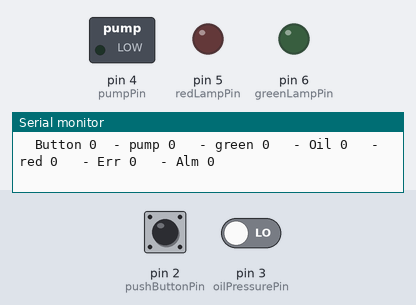
This sketch was run on a simulated Arduino Uno, built with avr-gcc and run on an emulated ATmega328P. Parts: switched loads named in the sketch (green lamp = pin HIGH), output pins drawn as LEDs (lit = HIGH), the last lines printed to the serial monitor. The inputs (shaded band) are chosen by the test bench; at power-on: pin 2 (pushButtonPin) LOW, pin 3 (oilPressurePin) LOW.

Above: at 1.2 s.
1.3 s: pin 2 (pushButtonPin) pulled HIGH for 0.15 s
At 1.8 s:
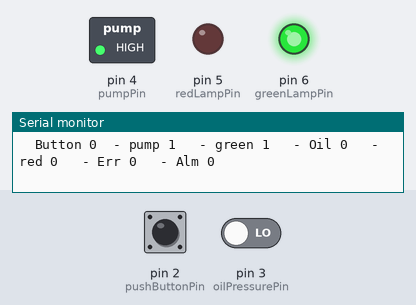
At 2.5 s:
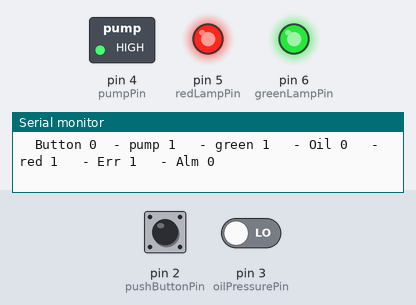
4.4 s: pin 2 (pushButtonPin) pulled HIGH for 1 s
At 5.3 s:
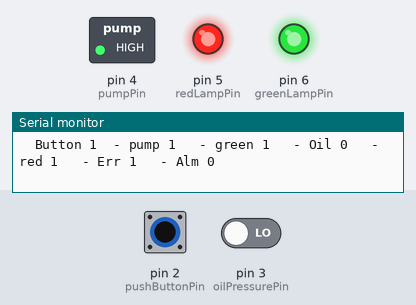
8.4 s: pin 2 (pushButtonPin) pulled HIGH for 3.2 s
Timing chart, 0 to 19.1 s (numbered marks = the images above; inputs shaded):
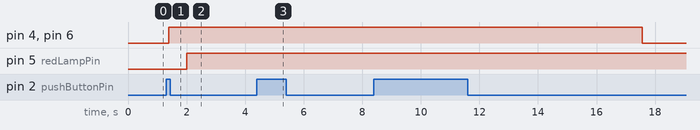

Measured:
- after the input at 1.3 s, pin 4 (pumpPin), pin 6 (greenLampPin): LOW → HIGH after 0.09 s; pin 5 (redLampPin): LOW → HIGH after 0.71 s
- after the input at 4.4 s, pin 4 (pumpPin), pin 6 (greenLampPin): stays HIGH (without the input it goes to LOW after 3.0 s)

The sketch:

Lub_v2_serialOut.ino
```cpp
//  Lubrification Controller for SIP-600 Cedric Billeter
//  For Arduino  MINI

// Pin assignment
        int pushButtonPin  = 2 ;
        int oilPressurePin = 3 ;
        int pumpPin        = 4 ;
        int redLampPin     = 5 ;
        int greenLampPin   = 6 ;

// Event tracker
unsigned long PumpTime     = 0 ;
unsigned long ErrorTime    = 0 ;
unsigned long PressureTime = 0 ;
unsigned long AlarmTime    = 0 ;
          int ErrorCount   = 0 ;
         bool ErrorFlag    = false ;
         bool AlarmFlag    = false ;

// Initial Pin States
  bool greenLampState      = false ;
  bool redLampState        = false ;
  bool pumpState           = false ;
  bool oilPressureState    = false ;
  bool pushButtonState     = false ;

// Timer intervals
unsigned long tPumpOn      = 6000 ;
unsigned long tPumpDelay   = 12000 ;   // 24'000'000 for 400 min
unsigned long tPressureOK  = 2000 ;
unsigned long tAlarm       = 2000 ;

// Setup
void setup()
{
//
// initialize serial communication at 9600 bits per second:
  Serial.begin ( 9600 ) ;
//

// Pin Setups:
  pinMode(pushButtonPin ,  INPUT) ;
  pinMode(oilPressurePin , INPUT) ;
  pinMode(pumpPin ,        OUTPUT) ;
  pinMode(redLampPin ,     OUTPUT) ;
  pinMode(greenLampPin ,   OUTPUT) ;

// Set initial state of pins
  digitalWrite(pumpPin ,      pumpState) ;
  digitalWrite(greenLampPin , greenLampState) ;
  digitalWrite(redLampPin ,   redLampState) ;
  }

// Main Loop
void loop()
{

//*  Activate for Test Function
//  Serial rutine
  Serial.print   ( "  Button " ) ;
  Serial.print   ( pushButtonState ) ;

  Serial.print   ( "  - pump " ) ;
  Serial.print   ( pumpState ) ;

  Serial.print   ( "   - green " ) ;
  Serial.print   ( greenLampState ) ;

  Serial.print   ( "   - Oil " ) ;
  Serial.print   ( oilPressureState ) ;

  Serial.print   ( "   - red " ) ;
  Serial.print   ( redLampState ) ;

  Serial.print   ( "   - Err " ) ;
  Serial.print   ( ErrorCount ) ;

  Serial.print   ( "   - Alm " ) ;
  Serial.println ( AlarmFlag ) ;

//*/

 // grab current time
 unsigned long currentMillis = millis() ;


// Pump OFF
    if ( pumpState == true && ( unsigned long )( currentMillis - PumpTime ) >= tPumpOn )
                        {
                         pumpState = false ;
                         PumpTime  = currentMillis ;
                         ErrorFlag = false ;
                        }

// Pump ON
    if ( pumpState == false && ( unsigned long )( currentMillis - PumpTime ) >= tPumpDelay )
                          {
                          if ( AlarmFlag == false )  {pumpState    = true ; }
                          PumpTime     = currentMillis ;
                          PressureTime = currentMillis ;
                          }

// Pump Pressure check
    if( pumpState == true && oilPressureState == false && ( unsigned long )( currentMillis - PressureTime ) >= tPressureOK )
                          {
                          if ( AlarmFlag == false )  { redLampState = true ; }
                          if ( ErrorFlag == false )  { ErrorCount ++ ; }
                          ErrorFlag       = true ;
                          }

// Check if ErrorCount >= 3 if so turn On AlarmFlag
    if ( ErrorCount >= 3)
                          {
                          ErrorCount = 3 ;
                          AlarmFlag  = true ;
                          }

// Red Lamp Alarm rountine
    if ( AlarmFlag == true )
                         {
                         if (( unsigned long )( currentMillis - AlarmTime ) >= tAlarm  )
                                         {
                                          redLampState = !redLampState ;
                                          AlarmTime    =  currentMillis ;
                                         }
                         }

// Write pumpState to greenLampState
    greenLampState = pumpState ;

// Write to pump and lamps outputs
    digitalWrite ( pumpPin      , pumpState) ;
    digitalWrite ( greenLampPin , greenLampState) ;
    digitalWrite ( redLampPin   , redLampState) ;


// Check if olio pressure is ON
   oilPressureState = digitalRead(oilPressurePin) ;

   if ( oilPressureState == true )
                         {
                         redLampState = false ;
                         PressureTime = currentMillis ;
                         ErrorCount   = 0 ;
                         AlarmFlag    = false ;
                         }

 // Check if pushButton is pressed
   pushButtonState = digitalRead ( pushButtonPin ) ;

  if ( pushButtonState == true )
  {
   pumpState = true ;
   PumpTime  = currentMillis ;
   }
}
```
